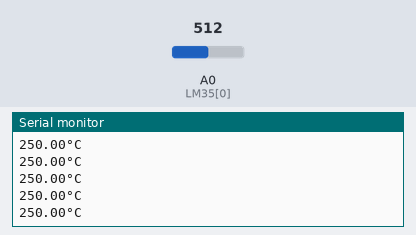
Bench run of a sketch on a simulated Arduino Uno, built with avr-gcc and run on an emulated ATmega328P. Parts: the last lines printed to the serial monitor. Inputs (shaded band) come from the test bench; at power-on: A0 (LM35[0]) = 512.

Above: at 1.2 s.
1.3 s: A0 (LM35[0]) set to 221
At 2.0 s:
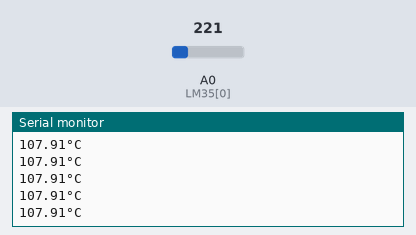
2.8 s: A0 (LM35[0]) set to 191
At 3.8 s:
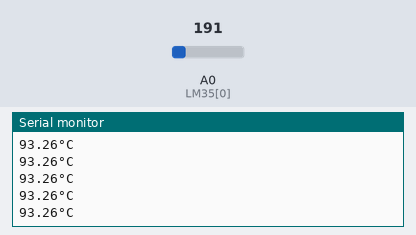
Timing chart, 0 to 5.8 s (numbered marks = the images above; inputs shaded):
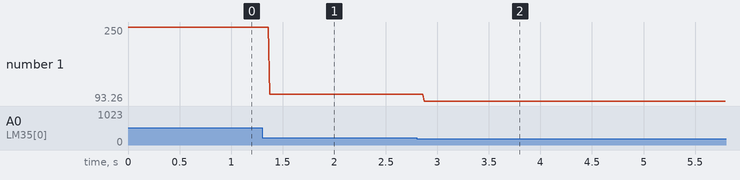

Measured:
- after the input at 1.3 s, the serial monitor: prints a new line after 0.07 s (image 1)
- after the input at 2.8 s, the serial monitor: prints a new line after 0.07 s (image 2)
- plotted number 1: 250 → 107.91 after the input at 1.3 s, 107.91 → 93.26 after the input at 2.8 s

The sketch:

Termometro_LM35.ino
```cpp
/* LM35 - TERMOMETRO */
  //PINES
    const byte LM35[] = { A0 };

  //FUINCION
    float fLM35 (byte id = 0) {
      return (5.0 * analogRead(LM35[id]) * 100.0) / 1024.0;
    }


void setup() {
  /* LM35 */
    for (byte i = 0; i < sizeof(LM35); i++) {
      pinMode(LM35[i], INPUT);
    }

  Serial.begin(9600);
}


void loop() {
  //EJ:
  Serial.print(fLM35());
  Serial.println("°C");

  delay(1);
}
```
